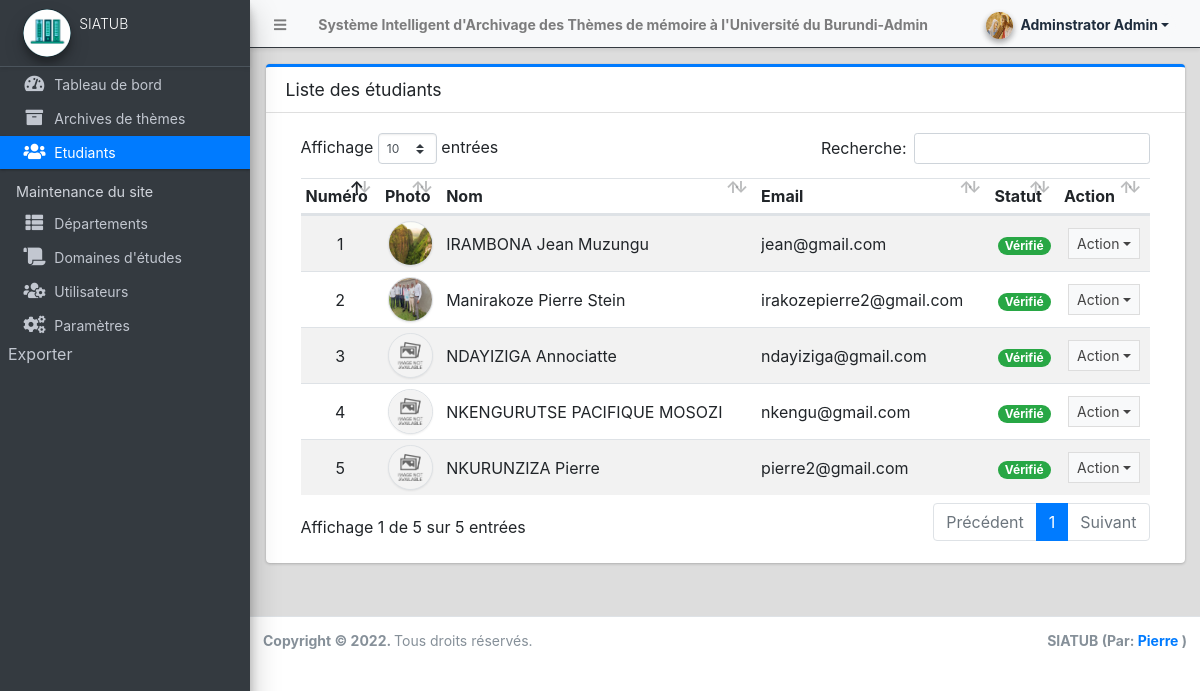
Page /admin/?page=students (signed in) on the committed database.
### tables this page shows
CREATE TABLE `student_list` (
  `id` int(30) NOT NULL,
  `firstname` text NOT NULL,
  `middlename` text NOT NULL,
  `lastname` text NOT NULL,
  `department_id` int(30) NOT NULL,
  `curriculum_id` int(30) NOT NULL,
  `email` text NOT NULL,
  `password` text NOT NULL,
  `gender` varchar(50) NOT NULL,
  `status` tinyint(4) NOT NULL DEFAULT 0,
  `avatar` text NOT NULL,
  `date_created` datetime NOT NULL DEFAULT current_timestamp(),
  `date_updated` datetime DEFAULT NULL ON UPDATE current_timestamp()
);

### config.php (called while the page is built, shortened)
<?php
function validate_image($file){
	if(!empty($file)){
        $ex = explode('?',$file);
        $file = $ex[0];
        $param =  isset($ex[1]) ? '?'.$ex[1]  : '';
		if(is_file(base_app.$file)){
			return base_url.$file.$param;
		}else{
			return base_url.'dist/img/no-image-available.png';
		}
	}else{
		return base_url.'dist/img/no-image-available.png';
	}
}
?>

### admin/students/index.php (the view, shortened to what this page needs)
<div class="card card-outline card-primary">
	<div class="card-header">
		<h2 class="card-title">Liste des étudiants</h2>
	</div>
	<div class="card-body">
		<div class="container-fluid">
        <div class="container-fluid">
			<table class="table table-hover table-striped">
				<!-- <colgroup>
					<col width="5%">
					<col width="10%">
					<col width="20%">
					<col width="20%">
					<col width="15%">
					<col width="15%">
					<col width="10%">
				</colgroup> -->
				<thead>
					<tr>
						<th>Numéro</th>
						<th>Photo</th>
						<th>Nom</th>
						<th>Email</th>
						<th>Statut</th>
						<th>Action</th>
					</tr>
				</thead>
				<tbody>
					<?php
						$i = 1;
						$qry = $conn->query("SELECT *,concat(lastname,' ',firstname,' ', middlename) as name from `student_list`  order by concat(lastname,' ',firstname,' ', middlename) asc ");
						while($row = $qry->fetch_assoc()):
					?>
						<tr>
							<td class="text-center"><?php echo $i++; ?></td>
							<td class="text-center"><img src="<?php echo validate_image($row['avatar']) ?>" class="img-avatar img-thumbnail p-0 border-2" alt="user_avatar"></td>
							<td><?php echo ucwords($row['name']) ?></td>
							<td ><p class="m-0 truncate-1"><?php echo $row['email'] ?></p></td>
							<td class="text-center">
								<?php if($row['status'] == 1): ?>
									<span class="badge badge-pill badge-success">Vérifié</span>
								<?php else: ?>
								<span class="badge badge-pill badge-primary">pas Vérifié</span>
								<?php endif; ?>
							</td>
							<td align="center">
								 <button type="button" class="btn btn-flat btn-default btn-sm dropdown-toggle dropdown-icon" data-toggle="dropdown">
				                  		Action
				                  </button>
							</td>
						</tr>
					<?php endwhile; ?>
				</tbody>
			</table>
		</div>
		</div>
	</div>
</div>

### admin/students/index.php (style rules this page uses)
.img-avatar { width:45px; height:45px; object-fit:cover; object-position:center center; border-radius:100%; }

### rows in the picture
student_list: avatar (picture), name "IRAMBONA Jean Muzungu", email "jean@gmail.com", status "Vérifié"
student_list: avatar (picture), name "Manirakoze Pierre Stein", email "irakozepierre2@gmail.com", status "Vérifié"
student_list: name "NDAYIZIGA Annociatte", email "ndayiziga@gmail.com", status "Vérifié"
student_list: name "NKENGURUTSE PACIFIQUE MOSOZI", email "nkengu@gmail.com", status "Vérifié"
student_list: name "NKURUNZIZA Pierre", email "pierre2@gmail.com", status "Vérifié"

### other values in the picture
$_settings->info('name') "Système Intelligent d'Archivage des Thèmes de mémoire à l'Université du Burundi"
$_settings->userdata('firstname').' '.$_settings->userdata('lastname') "Adminstrator Admin"
$_settings->info('short_name') "SIATUB"
